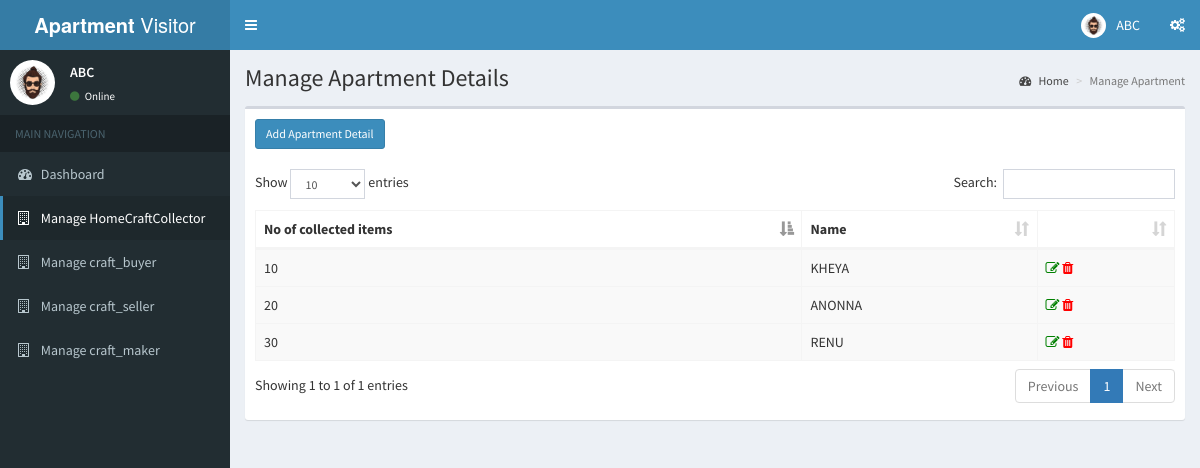
/HomeCraftCollector.php (signed in), run on the app's committed database.
### tables this page shows
create table HomeCraftCollector(
    no_of_collected_items int(10),
    hcc_id int(3) not null,
    primary key(hcc_id),
    foreign key(hcc_id)  references Employee(empID)
);

create table Employee(
    empID int(3) not null,
    empName varchar(20),
    emp_address varchar(60),
    salary int(7),
    email varchar(20),
    Emp_phone_no int(11),
    primary key(empID)
);

### HomeCraftCollector.php (the view, shortened to what this page needs)
<?php
  include('includes/dbconn.php');
  if (strlen($_SESSION['avmsaid']==0)) {
   header('location:logout.php');
   } else {
?>
<!DOCTYPE html>
<html>
<head>
  <link rel="stylesheet" href="bower_components/bootstrap/dist/css/bootstrap.min.css">
  <link rel="stylesheet" href="bower_components/font-awesome/css/font-awesome.min.css">
  <link rel="stylesheet" href="bower_components/Ionicons/css/ionicons.min.css">
  <link rel="stylesheet" href="dist/css/AdminLTE.min.css">
  <link rel="stylesheet" href="dist/css/skins/_all-skins.min.css">
  <link rel="stylesheet" href="bower_components/datatables.net-bs/css/dataTables.bootstrap.min.css">
</head>
<body class="hold-transition skin-blue sidebar-mini">
<div class="wrapper">
    <?php include 'includes/header.php'?>
    <?php $page='HomeCraftCollector'; include 'includes/sidebar1.php'?>
  <div class="content-wrapper">
    <section class="content-header">
      <h1>
        Manage Apartment Details
      </h1>
      <ol class="breadcrumb">
        <li><a href="dashboard1.php"><i class="fa fa-dashboard"></i> Home</a></li>
        <li class="active">Manage Apartment</li>
      </ol>
    </section>
    <section class="content">
    <div class="row">
        <div class="col-xs-12">
          <div class="box">
            <div class="box-header">
              <h3 class="box-title"><a href="add-hcc.php"><button type="button" class="btn btn-block btn-primary btn-sm">Add Apartment Detail</button></a></h3>
            </div>
            <div class="box-body">
              <table id="example1" class="table table-bordered table-hover table-striped">
                <thead>
                <tr>
                  <th>No of collected items</th>
                  <th>Name </th>
                  <th></th>
                </tr>
                </thead>
                <?php
                $ret=mysqli_query($con,"SELECT * from Employee join HomeCraftCollector  on  Employee. empID = HomeCraftCollector. hcc_id;");
                while ($row=mysqli_fetch_array($ret)) {
                ?>
                <tbody>
                <tr>
                  <td><?php echo $row['no_of_collected_items'];?></td>
                  <td><?php echo $row['empName'];;?></td>
                  <td><a href="edit-apartment.php?editid=<?php echo $row['ID'];?>" title="View Full Details"><i class="fa fa-edit" style="color:green;"></i></a>
                  <a href="remove-apartment.php?editid=<?php echo $row['ID'];?>" title="View Full Details"><i class="fa fa-trash" style="color:red;"></i></a></td>
                </tr>
                <?php
                }?>
                </tbody>
              </table>
            </div>
          </div>
        </div>
      </div>
    </section>
  </div>
</div>
</body>
</html>
<?php } ?>

### data on the page
homecraftcollector: no_of_collected_items "10", hcc_id.empName "KHEYA"
homecraftcollector: no_of_collected_items "20", hcc_id.empName "ANONNA"
homecraftcollector: no_of_collected_items "30", hcc_id.empName "RENU"

### other printed values
$name "ABC"
